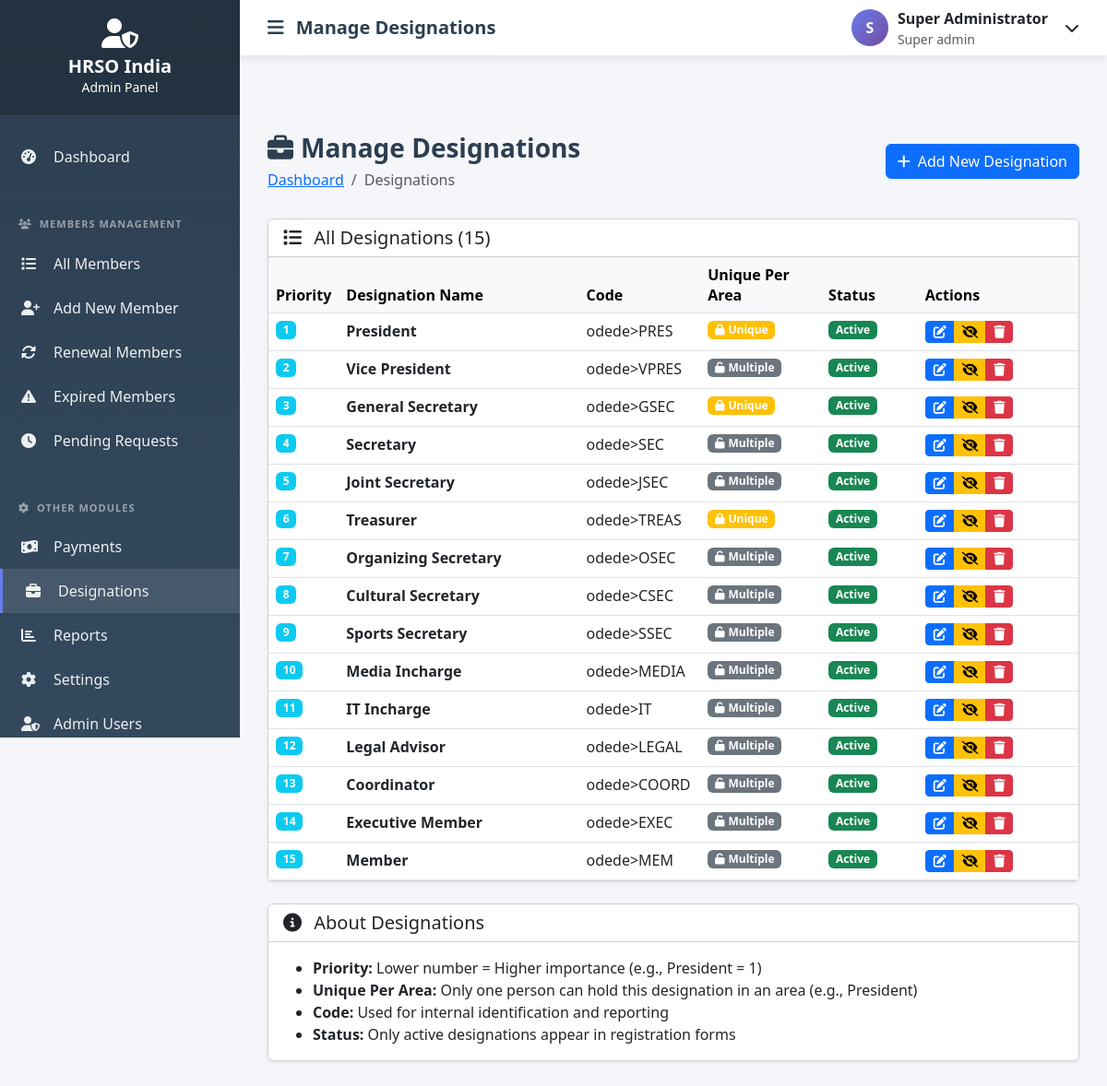
The app's page /admin/designations/index.php (signed in) with its own data.
### tables this page shows
CREATE TABLE designations (
    id INT AUTO_INCREMENT PRIMARY KEY,
    designation_name VARCHAR(100) NOT NULL,
    designation_code VARCHAR(20) NOT NULL UNIQUE,
    priority INT NOT NULL,
    is_unique_per_area TINYINT(1) DEFAULT 0,
    is_active TINYINT(1) DEFAULT 1,
    created_at TIMESTAMP DEFAULT CURRENT_TIMESTAMP,
    updated_at TIMESTAMP DEFAULT CURRENT_TIMESTAMP ON UPDATE CURRENT_TIMESTAMP,
    INDEX idx_priority (priority)
);

### config/config.php (called while the page is built, shortened)
<?php
require_once __DIR__ . '/database.php';
$db = new Database();
?>

### admin/designations/index.php (the view, shortened to what this page needs)
<?php
require_once '../includes/auth-check.php';
require_once '../includes/header.php';
$designations = $db->fetchAll("SELECT * FROM designations ORDER BY priority ASC");
?>
<div class="page-header">
    <div class="d-flex justify-content-between align-items-center">
        <div>
            <h1><i class="fas fa-briefcase me-2"></i>Manage Designations</h1>
            <nav aria-label="breadcrumb">
                <ol class="breadcrumb">
                    <li class="breadcrumb-item"><a href="../index.php">Dashboard</a></li>
                    <li class="breadcrumb-item active">Designations</li>
                </ol>
            </nav>
        </div>
        <div>
            <a href="add.php" class="btn btn-primary">
                <i class="fas fa-plus me-2"></i>Add New Designation
            </a>
        </div>
    </div>
</div>
<div class="card shadow-sm">
    <div class="card-header bg-white">
        <h5 class="mb-0">
            <i class="fas fa-list me-2"></i>
            All Designations (<?php echo count($designations); ?>)
        </h5>
    </div>
    <div class="card-body p-0">
        <div class="table-responsive">
            <table class="table table-hover mb-0" id="designationsTable">
                <thead class="table-light">
                    <tr>
                        <th width="8%">Priority</th>
                        <th width="30%">Designation Name</th>
                        <th width="15%">Code</th>
                        <th width="15%">Unique Per Area</th>
                        <th width="12%">Status</th>
                        <th width="20%">Actions</th>
                    </tr>
                </thead>
                <tbody>
                    <?php if (empty($designations)): ?>
                        <tr>
                            <td colspan="6" class="text-center text-muted py-5">
                                <i class="fas fa-inbox fa-3x mb-3 d-block"></i>
                                No designations found
                            </td>
                        </tr>
                    <?php else: ?>
                        <?php foreach ($designations as $designation): ?>
                            <tr>
                                <td>
                                    <span class="badge bg-info"><?php echo $designation['priority']; ?></span>
                                </td>
                                <td>
                                    <strong><?php echo $designation['designation_name']; ?></strong>
                                </td>
                                <td>
                                    odede><?php echo $designation['designation_code']; ?></code>
                                </td>
                                <td>
                                    <?php if ($designation['is_unique_per_area']): ?>
                                        <span class="badge bg-warning">
                                            <i class="fas fa-lock me-1"></i>Unique
                                        </span>
                                    <?php else: ?>
                                        <span class="badge bg-secondary">
                                            <i class="fas fa-unlock me-1"></i>Multiple
                                        </span>
                                    <?php endif; ?>
                                </td>
                                <td>
                                    <?php if ($designation['is_active']): ?>
                                        <span class="badge bg-success">Active</span>
                                    <?php else: ?>
                                        <span class="badge bg-danger">Inactive</span>
                                    <?php endif; ?>
                                </td>
                                <td>
                                    <div class="btn-group btn-group-sm">
                                        <a href="edit.php?id=<?php echo $designation['id']; ?>"
                                           class="btn btn-primary" title="Edit">
                                            <i class="fas fa-edit"></i>
                                        </a>
                                        <a href="toggle-status.php?id=<?php echo $designation['id']; ?>"
                                           class="btn btn-<?php echo $designation['is_active'] ? 'warning' : 'success'; ?>"
                                           title="<?php echo $designation['is_active'] ? 'Deactivate' : 'Activate'; ?>"
                                           onclick="return confirm('Toggle status?')">
                                            <i class="fas fa-<?php echo $designation['is_active'] ? 'eye-slash' : 'eye'; ?>"></i>
                                        </a>
                                        <a href="delete.php?id=<?php echo $designation['id']; ?>"
                                           class="btn btn-danger" title="Delete"
                                           onclick="return confirm('Are you sure? This will affect existing members!')">
                                            <i class="fas fa-trash"></i>
                                        </a>
                                    </div>
                                </td>
                            </tr>
                        <?php endforeach; ?>
                    <?php endif; ?>
                </tbody>
            </table>
        </div>
    </div>
</div>
<div class="card shadow-sm mt-4">
    <div class="card-header bg-white">
        <h5 class="mb-0">
            <i class="fas fa-info-circle me-2"></i>
            About Designations
        </h5>
    </div>
    <div class="card-body">
        <ul class="mb-0">
            <li><strong>Priority:</strong> Lower number = Higher importance (e.g., President = 1)</li>
            <li><strong>Unique Per Area:</strong> Only one person can hold this designation in an area (e.g., President)</li>
            <li><strong>Code:</strong> Used for internal identification and reporting</li>
            <li><strong>Status:</strong> Only active designations appear in registration forms</li>
        </ul>
    </div>
</div>
<link rel="stylesheet" href="https://cdn.datatables.net/1.13.4/css/dataTables.bootstrap5.min.css">
<?php require_once '../includes/footer.php'; ?>

### records on screen
designations: priority "1", designation_name "President", designation_code "PRES", is_unique_per_area 1 (drawn), is_active "Active"
designations: priority "2", designation_name "Vice President", designation_code "VPRES", is_unique_per_area 0 (drawn), is_active "Active"
designations: priority "3", designation_name "General Secretary", designation_code "GSEC", is_unique_per_area 1 (drawn), is_active "Active"
designations: priority "4", designation_name "Secretary", designation_code "SEC", is_unique_per_area 0 (drawn), is_active "Active"
designations: priority "5", designation_name "Joint Secretary", designation_code "JSEC", is_unique_per_area 0 (drawn), is_active "Active"
designations: priority "6", designation_name "Treasurer", designation_code "TREAS", is_unique_per_area 1 (drawn), is_active "Active"
designations: priority "7", designation_name "Organizing Secretary", designation_code "OSEC", is_unique_per_area 0 (drawn), is_active "Active"
designations: priority "8", designation_name "Cultural Secretary", designation_code "CSEC", is_unique_per_area 0 (drawn), is_active "Active"
designations: priority "9", designation_name "Sports Secretary", designation_code "SSEC", is_unique_per_area 0 (drawn), is_active "Active"
designations: priority "10", designation_name "Media Incharge", designation_code "MEDIA", is_unique_per_area 0 (drawn), is_active "Active"
designations: priority "11", designation_name "IT Incharge", designation_code "IT", is_unique_per_area 0 (drawn), is_active "Active"
designations: priority "12", designation_name "Legal Advisor", designation_code "LEGAL", is_unique_per_area 0 (drawn), is_active "Active"
designations: priority "13", designation_name "Coordinator", designation_code "COORD", is_unique_per_area 0 (drawn), is_active "Active"
designations: priority "14", designation_name "Executive Member", designation_code "EXEC", is_unique_per_area 0 (drawn), is_active "Active"
designations: priority "15", designation_name "Member", designation_code "MEM", is_unique_per_area 0 (drawn), is_active "Active"

### other values on screen
$this->dbname "hrso_membership"
SITE_NAME "HRSO India"
$pageTitle "Manage Designations"
substr($currentAdmin['name'], 0, 1) "S"
$currentAdmin['name'] "Super Administrator"
str_replace('_', ' ', $currentAdmin['role']) "Super admin"
count($designations) "15"
